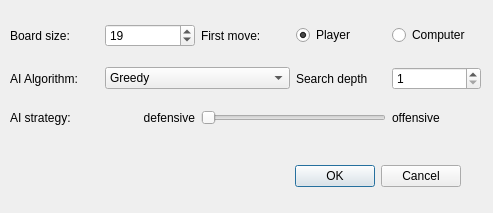
<?xml version="1.0" encoding="UTF-8"?>
<ui version="4.0">
 <class>Dialog</class>
 <widget class="QDialog" name="Dialog">
  <property name="geometry">
   <rect>
    <x>0</x>
    <y>0</y>
    <width>493</width>
    <height>213</height>
   </rect>
  </property>
  <property name="windowTitle">
   <string>Dialog</string>
  </property>
  <widget class="QDialogButtonBox" name="buttonBox">
   <property name="geometry">
    <rect>
     <x>120</x>
     <y>160</y>
     <width>341</width>
     <height>32</height>
    </rect>
   </property>
   <property name="orientation">
    <enum>Qt::Horizontal</enum>
   </property>
   <property name="standardButtons">
    <set>QDialogButtonBox::Cancel|QDialogButtonBox::Ok</set>
   </property>
  </widget>
  <widget class="QWidget" name="gridLayoutWidget">
   <property name="geometry">
    <rect>
     <x>10</x>
     <y>10</y>
     <width>471</width>
     <height>131</height>
    </rect>
   </property>
   <layout class="QGridLayout" name="gridLayout">
    <item row="2" column="0">
     <widget class="QLabel" name="label_4">
      <property name="text">
       <string>AI strategy:</string>
      </property>
     </widget>
    </item>
    <item row="2" column="1">
     <widget class="QLabel" name="label_6">
      <property name="text">
       <string>defensive</string>
      </property>
      <property name="alignment">
       <set>Qt::AlignRight|Qt::AlignTrailing|Qt::AlignVCenter</set>
      </property>
     </widget>
    </item>
    <item row="1" column="1" colspan="2">
     <widget class="QComboBox" name="comboBox">
      <item>
       <property name="text">
        <string>Greedy</string>
       </property>
      </item>
      <item>
       <property name="text">
        <string>Minimax</string>
       </property>
      </item>
      <item>
       <property name="text">
        <string>Minimax with Alpha Beta</string>
       </property>
      </item>
      <item>
       <property name="text">
        <string>Greedy Minimax</string>
       </property>
      </item>
     </widget>
    </item>
    <item row="0" column="1">
     <widget class="QSpinBox" name="spinBoxGameSize">
      <property name="minimum">
       <number>10</number>
      </property>
      <property name="maximum">
       <number>25</number>
      </property>
      <property name="value">
       <number>19</number>
      </property>
     </widget>
    </item>
    <item row="0" column="3">
     <widget class="QRadioButton" name="radioButtonPlayer">
      <property name="text">
       <string>Player</string>
      </property>
      <property name="checked">
       <bool>true</bool>
      </property>
     </widget>
    </item>
    <item row="2" column="4">
     <widget class="QLabel" name="label_5">
      <property name="text">
       <string>offensive</string>
      </property>
     </widget>
    </item>
    <item row="1" column="4">
     <widget class="QSpinBox" name="spinBoxSearchDepth">
      <property name="minimum">
       <number>1</number>
      </property>
      <property name="maximum">
       <number>10</number>
      </property>
     </widget>
    </item>
    <item row="1" column="0">
     <widget class="QLabel" name="label_3">
      <property name="text">
       <string>AI Algorithm:</string>
      </property>
     </widget>
    </item>
    <item row="0" column="0">
     <widget class="QLabel" name="label">
      <property name="text">
       <string>Board size:</string>
      </property>
     </widget>
    </item>
    <item row="2" column="2" colspan="2">
     <widget class="QSlider" name="horizontalSliderAI">
      <property name="orientation">
       <enum>Qt::Horizontal</enum>
      </property>
     </widget>
    </item>
    <item row="0" column="2">
     <widget class="QLabel" name="label_2">
      <property name="text">
       <string>First move:</string>
      </property>
     </widget>
    </item>
    <item row="0" column="4">
     <widget class="QRadioButton" name="radioButtonComputer">
      <property name="text">
       <string>Computer</string>
      </property>
     </widget>
    </item>
    <item row="1" column="3">
     <widget class="QLabel" name="label_7">
      <property name="text">
       <string>Search depth</string>
      </property>
     </widget>
    </item>
   </layout>
  </widget>
 </widget>
 <resources/>
 <connections>
  <connection>
   <sender>buttonBox</sender>
   <signal>accepted()</signal>
   <receiver>Dialog</receiver>
   <slot>accept()</slot>
   <hints>
    <hint type="sourcelabel">
     <x>248</x>
     <y>254</y>
    </hint>
    <hint type="destinationlabel">
     <x>157</x>
     <y>274</y>
    </hint>
   </hints>
  </connection>
  <connection>
   <sender>buttonBox</sender>
   <signal>rejected()</signal>
   <receiver>Dialog</receiver>
   <slot>reject()</slot>
   <hints>
    <hint type="sourcelabel">
     <x>316</x>
     <y>260</y>
    </hint>
    <hint type="destinationlabel">
     <x>286</x>
     <y>274</y>
    </hint>
   </hints>
  </connection>
 </connections>
</ui>
